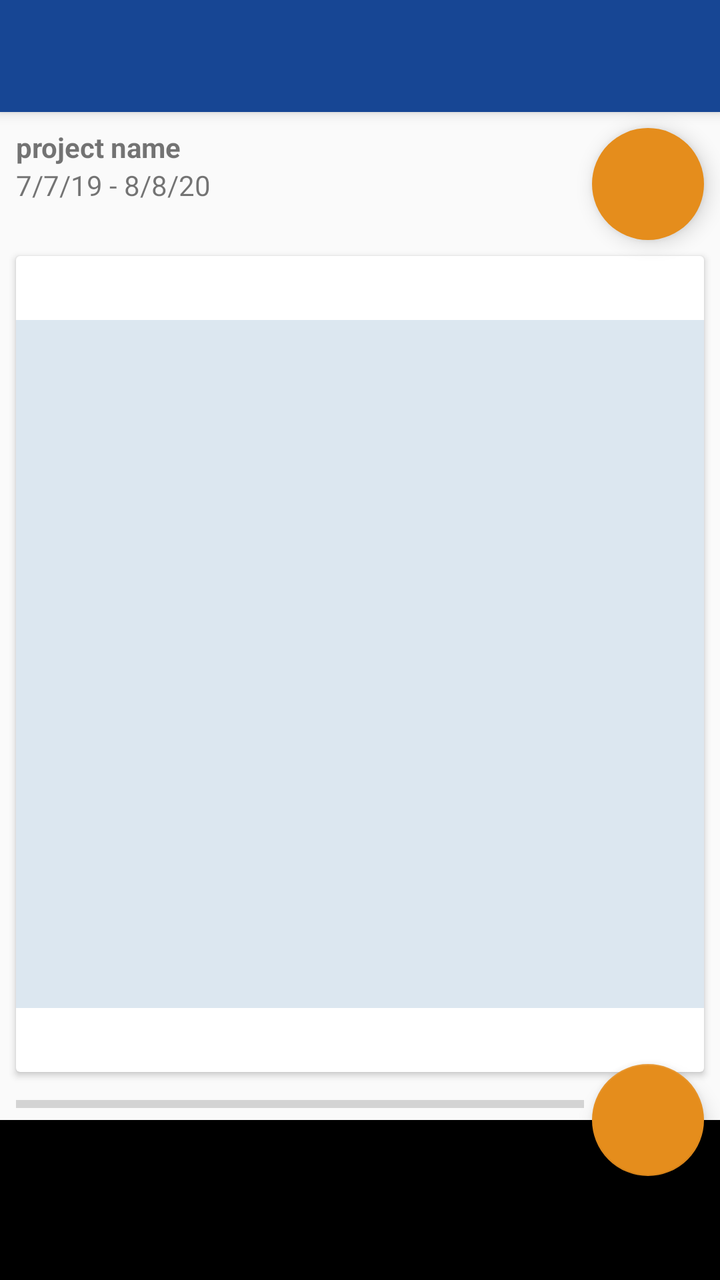
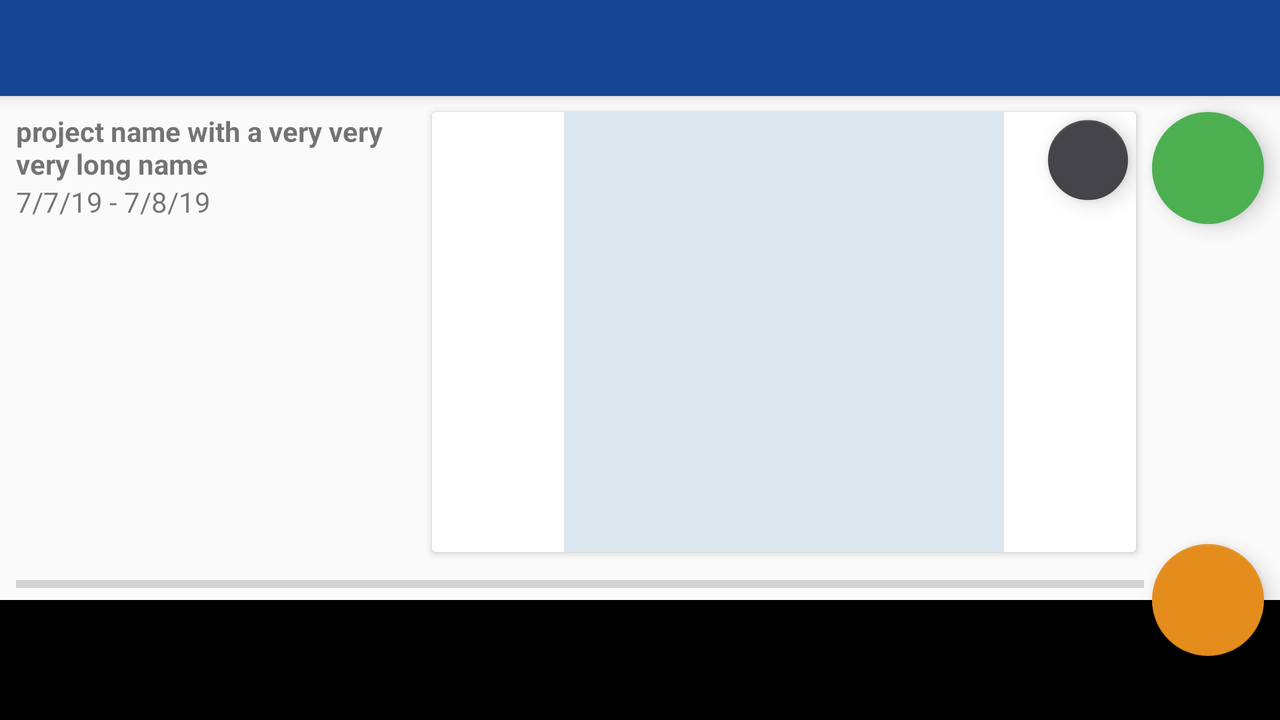

The same Android screen from two of the app's own layout files: first res/layout/ as a phone draws it, then the repository's variant for another configuration, drawn on a device whose configuration selects that folder. Both files follow.
<!-- AndroidManifest.xml: application theme AppTheme -->
<!-- res/layout/fragment_details.xml -->
<?xml version="1.0" encoding="utf-8"?>
<layout xmlns:android="http://schemas.android.com/apk/res/android"
    xmlns:app="http://schemas.android.com/apk/res-auto"
    xmlns:tools="http://schemas.android.com/tools">

    <androidx.coordinatorlayout.widget.CoordinatorLayout
        android:id="@+id/details_coordinator_layout"
        android:layout_width="match_parent"
        android:layout_height="match_parent"
        tools:context="com.vwoom.timelapsegallery.details.DetailsFragment">

        
        <androidx.constraintlayout.widget.ConstraintLayout
            android:layout_width="match_parent"
            android:layout_height="match_parent"
            android:layout_marginTop="?attr/actionBarSize">

            
            <com.google.android.material.floatingactionbutton.FloatingActionButton
                android:id="@+id/play_as_video_fab"
                android:contentDescription="@string/play_as_video_fab_content_description"
                android:layout_width="wrap_content"
                android:layout_height="wrap_content"
                android:layout_margin="@dimen/fab_margin"
                app:borderWidth="0dp"
                android:src="@drawable/ic_play_arrow_white_24dp"
                app:fabSize="normal"
                app:layout_constraintTop_toTopOf="parent"
                app:layout_constraintEnd_toEndOf="parent"
                />

            
            <LinearLayout
                android:id="@+id/project_information_layout"
                android:layout_width="wrap_content"
                android:layout_height="wrap_content"
                android:minHeight="@dimen/fab_size"
                android:orientation="vertical"
                android:layout_margin="@dimen/detail_margin"
                app:layout_constraintStart_toStartOf="parent"
                app:layout_constraintTop_toTopOf="parent">

                <TextView
                    android:id="@+id/details_project_name_text_view"
                    android:layout_width="wrap_content"
                    android:layout_height="wrap_content"
                    app:layout_constraintStart_toStartOf="parent"
                    app:layout_constraintTop_toTopOf="parent"
                    android:textStyle="bold"
                    tools:text="project name" />

                <TextView
                    android:id="@+id/details_project_timespan_textview"
                    android:layout_width="wrap_content"
                    android:layout_height="wrap_content"
                    app:layout_constraintStart_toStartOf="@+id/details_project_name_text_view"
                    app:layout_constraintTop_toBottomOf="@+id/details_project_name_text_view"
                    tools:text="7/7/19 - 8/8/20" />

            </LinearLayout>

            
            <androidx.cardview.widget.CardView
                android:id="@+id/details_card_container"
                android:layout_width="0dp"
                android:layout_height="0dp"
                android:layout_margin="@dimen/detail_margin"
                app:layout_constraintBottom_toTopOf="@+id/image_loading_progress"
                app:layout_constraintEnd_toEndOf="parent"
                app:layout_constraintHorizontal_bias="0.5"
                app:layout_constraintStart_toStartOf="parent"
                app:layout_constraintTop_toBottomOf="@+id/play_as_video_fab"
                app:layout_constraintVertical_bias="0.5">

                
                <androidx.constraintlayout.widget.ConstraintLayout
                    android:id="@+id/details_current_image_constraint_layout"
                    android:layout_width="match_parent"
                    android:layout_height="match_parent">
                    
                    <ImageView
                        android:id="@+id/detail_current_image"
                        android:layout_width="0dp"
                        android:layout_height="0dp"
                        android:background="@color/imagePlaceholder"
                        android:contentDescription="@string/detail_current_image_content_description"
                        app:layout_constraintBottom_toBottomOf="parent"
                        app:layout_constraintDimensionRatio="1:1"
                        app:layout_constraintEnd_toEndOf="parent"
                        app:layout_constraintStart_toStartOf="parent"
                        app:layout_constraintTop_toTopOf="parent" />

                    <ImageView
                        android:id="@+id/detail_next_image"
                        android:layout_width="0dp"
                        android:layout_height="0dp"
                        android:background="@color/imagePlaceholder"
                        android:contentDescription="@string/detail_current_image_content_description"
                        android:visibility="invisible"
                        app:layout_constraintBottom_toBottomOf="parent"
                        app:layout_constraintDimensionRatio="1:1"
                        app:layout_constraintEnd_toEndOf="parent"
                        app:layout_constraintStart_toStartOf="parent"
                        app:layout_constraintTop_toTopOf="parent" />
                    
                    <View
                        android:id="@+id/details_gradient_overlay"
                        android:layout_width="0dp"
                        android:layout_height="@dimen/gradient_overlay_detail_height"
                        android:background="@drawable/gradient_overlay_bottom_up"
                        android:visibility="invisible"
                        app:layout_constraintBottom_toBottomOf="@+id/detail_current_image"
                        app:layout_constraintEnd_toEndOf="@id/detail_current_image"
                        app:layout_constraintStart_toStartOf="@id/detail_current_image" />
                    
                    <LinearLayout
                        android:id="@+id/photo_information_layout"
                        android:layout_width="0dp"
                        android:layout_height="wrap_content"
                        android:layout_margin="@dimen/detail_margin"
                        android:orientation="vertical"
                        android:visibility="invisible"
                        app:layout_constraintBottom_toBottomOf="@id/detail_current_image"
                        app:layout_constraintEnd_toEndOf="@id/detail_current_image"
                        app:layout_constraintStart_toStartOf="@id/detail_current_image">
                        
                        <TextView
                            android:id="@+id/details_photo_number_tv"
                            style="@style/WhiteText"
                            android:layout_width="wrap_content"
                            android:layout_height="wrap_content"
                            android:textStyle="bold"
                            tools:text="1/100" />
                        
                        <TextView
                            android:id="@+id/details_photo_time_tv"
                            style="@style/WhiteText"
                            android:layout_width="wrap_content"
                            android:layout_height="wrap_content"
                            tools:text="photo time" />
                        
                        <TextView
                            android:id="@+id/details_photo_date_tv"
                            style="@style/WhiteText"
                            android:layout_width="wrap_content"
                            android:layout_height="wrap_content"
                            tools:text="photo date" />
                    </LinearLayout>

                    
                    <com.google.android.material.floatingactionbutton.FloatingActionButton
                        android:id="@+id/fullscreen_fab"
                        android:layout_width="wrap_content"
                        android:layout_height="wrap_content"
                        android:layout_margin="@dimen/detail_small_margin"
                        android:contentDescription="@string/fullscreen_fab_content_description"
                        android:src="@drawable/ic_fullscreen_white_24dp"
                        android:visibility="invisible"
                        app:backgroundTint="@color/darkImagePlaceHolder"
                        app:fabSize="mini"
                        app:layout_constraintEnd_toEndOf="parent"
                        app:layout_constraintTop_toTopOf="parent" />

                </androidx.constraintlayout.widget.ConstraintLayout>
            </androidx.cardview.widget.CardView>

            
            <ProgressBar
                android:id="@+id/image_loading_progress"
                style="@style/Widget.AppCompat.ProgressBar.Horizontal"
                android:layout_marginEnd="@dimen/fab_size_plus_padding"
                android:layout_marginStart="@dimen/detail_margin"
                android:layout_width="match_parent"
                android:layout_height="wrap_content"
                app:layout_constraintBottom_toTopOf="@+id/details_recyclerview"
                app:layout_constraintStart_toStartOf="@+id/details_recyclerview"
                app:layout_constraintEnd_toStartOf="@+id/details_recyclerview"/>

            
            <androidx.recyclerview.widget.RecyclerView
                android:id="@+id/details_recyclerview"
                android:contentDescription="@string/details_recyclerview_content_description"
                android:paddingEnd="@dimen/fab_size_plus_padding"
                android:layout_width="match_parent"
                android:layout_height="@dimen/detail_recyclerview_height"
                android:background="@color/colorPrimaryDark"
                app:layout_constraintStart_toStartOf="parent"
                app:layout_constraintBottom_toBottomOf="parent"
                app:layout_constraintEnd_toEndOf="parent"
                />

        </androidx.constraintlayout.widget.ConstraintLayout>

        
        <com.google.android.material.appbar.AppBarLayout
            android:layout_width="match_parent"
            android:layout_height="wrap_content">
            <androidx.appcompat.widget.Toolbar
                android:id="@+id/details_fragment_toolbar"
                android:layout_width="match_parent"
                android:layout_height="wrap_content"
                android:theme="@style/AppToolbar"
                android:minHeight="?attr/actionBarSize"/>
        </com.google.android.material.appbar.AppBarLayout>

        
        <com.google.android.material.floatingactionbutton.FloatingActionButton
            android:id="@+id/add_photo_fab"
            android:contentDescription="@string/add_photo_fab_content_description"
            android:transitionName="@string/key_add_transition"
            android:layout_width="wrap_content"
            android:layout_height="wrap_content"
            android:layout_marginBottom="@dimen/fab_detail_margin_bottom"
            android:layout_marginEnd="@dimen/fab_margin"
            android:src="@drawable/ic_add_white_24dp"
            app:fabSize="normal"
            android:layout_gravity="bottom|end"
            />

    </androidx.coordinatorlayout.widget.CoordinatorLayout>
</layout>
<!-- resources referenced by this layout -->
<resources>
  <color name="colorPrimaryDark">#000000</color>
  <color name="darkImagePlaceHolder">#444449</color>
  <color name="imagePlaceholder">#DCE7F0</color>
  <dimen name="detail_margin">8dp</dimen>
  <dimen name="detail_recyclerview_height">80dp</dimen>
  <dimen name="detail_small_margin">4dp</dimen>
  <dimen name="fab_detail_margin_bottom">52dp</dimen>
  <dimen name="fab_margin">8dp</dimen>
  <dimen name="fab_size_plus_padding">68dp</dimen>
  <dimen name="gradient_overlay_detail_height">100dp</dimen>
  <!-- drawable gradient_overlay_bottom_up (drawable) -->
  <?xml version="1.0" encoding="UTF-8"?>
  <shape xmlns:android="http://schemas.android.com/apk/res/android" android:shape="rectangle" >
  
      <gradient
          android:angle="90"
          android:startColor="#8000"
          android:endColor="#0000"
          android:type="linear" />
  
      <corners
          android:radius="0dp"/>
  
  </shape>
  <string name="add_photo_fab_content_description">Launches the add photo activity for a time lapse project.</string>
  <string name="detail_current_image_content_description">The currently selected image belonging to the project.</string>
  <string name="details_recyclerview_content_description">Shows the set of photos belonging to a time lapse project.</string>
  <string name="fullscreen_fab_content_description">Shows a fullscreen dialog of the current photo.</string>
  <string name="key_add_transition" translatable="false">add</string>
  <string name="play_as_video_fab_content_description">Loads the set of photos in order.</string>
  <style name="AppToolbar" parent="ThemeOverlay.AppCompat.Dark.ActionBar">
          <item name="android:textColorPrimary">@android:color/white</item>
          <item name="android:textColorSecondary">@android:color/white</item>
      </style>
  <style name="WhiteText" parent="TextAppearance.AppCompat">
          <item name="android:textColor">#FFFFFF</item>
      </style>
  <style name="AppTheme" parent="Theme.AppCompat.Light.DarkActionBar">
          
          <item name="colorPrimary">@color/colorPrimary</item>
          <item name="colorPrimaryDark">@color/colorPrimaryDark</item>
          <item name="colorAccent">@color/colorAccent</item>
          <item name="windowActionBar">false</item>
          <item name="windowNoTitle">true</item>
  
          
          <item name="android:windowSharedElementsUseOverlay">false</item>
      </style>
  <color name="colorPrimary">#174694</color>
  <color name="colorAccent">#E58D1C</color>
</resources>
<!-- res/layout-land/fragment_details.xml (the repository's variant of the layout above) -->
<!-- drawn on the phone turned sideways -->
<?xml version="1.0" encoding="utf-8"?>
<layout xmlns:android="http://schemas.android.com/apk/res/android"
    xmlns:app="http://schemas.android.com/apk/res-auto"
    xmlns:tools="http://schemas.android.com/tools">
    <androidx.coordinatorlayout.widget.CoordinatorLayout
        android:id="@+id/details_coordinator_layout"
        android:layout_width="match_parent"
        android:layout_height="match_parent"
        tools:context="com.vwoom.timelapsegallery.details.DetailsFragment">

        
        <androidx.constraintlayout.widget.ConstraintLayout
            android:layout_width="match_parent"
            android:layout_height="match_parent"
            android:layout_marginTop="?attr/actionBarSize">

            
            <com.google.android.material.floatingactionbutton.FloatingActionButton
                android:id="@+id/play_as_video_fab"
                android:contentDescription="@string/play_as_video_fab_content_description"
                android:layout_width="wrap_content"
                android:layout_height="wrap_content"
                android:layout_margin="@dimen/fab_margin"
                android:backgroundTint="@color/colorGreen"
                android:src="@drawable/ic_play_arrow_white_24dp"
                app:borderWidth="0dp"
                app:fabSize="normal"
                app:layout_constraintTop_toTopOf="parent"
                app:layout_constraintEnd_toEndOf="parent"
                />

            
            <LinearLayout
                android:id="@+id/project_information_layout"
                android:layout_width="@dimen/detail_project_info_width"
                android:layout_height="wrap_content"
                android:orientation="vertical"
                android:layout_margin="@dimen/detail_margin"
                app:layout_constraintStart_toStartOf="parent"
                app:layout_constraintTop_toTopOf="parent">

                <TextView
                    android:id="@+id/details_project_name_text_view"
                    android:layout_width="wrap_content"
                    android:layout_height="wrap_content"
                    app:layout_constraintStart_toStartOf="parent"
                    app:layout_constraintTop_toTopOf="parent"
                    android:textStyle="bold"
                    tools:text="project name with a very very very long name" />

                <TextView
                    android:id="@+id/details_project_timespan_textview"
                    android:layout_width="wrap_content"
                    android:layout_height="wrap_content"
                    app:layout_constraintStart_toStartOf="@+id/details_project_name_text_view"
                    app:layout_constraintTop_toBottomOf="@+id/details_project_name_text_view"
                    tools:text="7/7/19 - 7/8/19" />

            </LinearLayout>

            
            <androidx.cardview.widget.CardView
                android:id="@+id/details_card_container"
                android:layout_width="0dp"
                android:layout_height="0dp"
                android:layout_margin="@dimen/detail_margin"
                android:layout_marginEnd="@dimen/fab_size_plus_padding"
                app:layout_constraintHorizontal_bias="0.5"
                app:layout_constraintVertical_bias="0.5"
                app:layout_constraintTop_toTopOf="parent"
                app:layout_constraintBottom_toTopOf="@+id/image_loading_progress"
                app:layout_constraintStart_toEndOf="@+id/project_information_layout"
                app:layout_constraintEnd_toStartOf="@+id/play_as_video_fab">

                
                <androidx.constraintlayout.widget.ConstraintLayout
                    android:id="@+id/details_current_image_constraint_layout"
                    android:layout_width="match_parent"
                    android:layout_height="match_parent">
                    
                    <ImageView
                        android:id="@+id/detail_current_image"
                        android:layout_width="0dp"
                        android:layout_height="0dp"
                        android:background="@color/imagePlaceholder"
                        app:layout_constraintDimensionRatio="1:1"
                        android:contentDescription="@string/detail_current_image_content_description"
                        app:layout_constraintStart_toStartOf="parent"
                        app:layout_constraintTop_toTopOf="parent"
                        app:layout_constraintEnd_toEndOf="parent"
                        app:layout_constraintBottom_toBottomOf="parent"/>
                    <ImageView
                        android:id="@+id/detail_next_image"
                        android:layout_width="0dp"
                        android:layout_height="0dp"
                        android:visibility="invisible"
                        android:background="@color/imagePlaceholder"
                        app:layout_constraintDimensionRatio="1:1"
                        android:contentDescription="@string/detail_current_image_content_description"
                        app:layout_constraintStart_toStartOf="parent"
                        app:layout_constraintTop_toTopOf="parent"
                        app:layout_constraintEnd_toEndOf="parent"
                        app:layout_constraintBottom_toBottomOf="parent"/>
                    
                    <View
                        android:id="@+id/details_gradient_overlay"
                        android:visibility="invisible"
                        android:layout_width="0dp"
                        android:layout_height="@dimen/gradient_overlay_detail_height"
                        android:background="@drawable/gradient_overlay_bottom_up"
                        app:layout_constraintBottom_toBottomOf="@+id/detail_current_image"
                        app:layout_constraintStart_toStartOf="@id/detail_current_image"
                        app:layout_constraintEnd_toEndOf="@id/detail_current_image"
                        />
                    
                    <LinearLayout
                        android:id="@+id/photo_information_layout"
                        android:visibility="invisible"
                        android:layout_width="0dp"
                        android:layout_height="wrap_content"
                        android:layout_margin="@dimen/detail_margin"
                        android:orientation="vertical"
                        app:layout_constraintBottom_toBottomOf="@id/detail_current_image"
                        app:layout_constraintStart_toStartOf="@id/detail_current_image"
                        app:layout_constraintEnd_toEndOf="@id/detail_current_image">
                        
                        <TextView
                            android:id="@+id/details_photo_number_tv"
                            android:layout_width="wrap_content"
                            android:layout_height="wrap_content"
                            tools:text="1/100"
                            style="@style/WhiteText"
                            android:textStyle="bold"/>
                        
                        <TextView
                            android:id="@+id/details_photo_time_tv"
                            android:layout_width="wrap_content"
                            android:layout_height="wrap_content"
                            tools:text="photo time"
                            style="@style/WhiteText"
                            />
                        
                        <TextView
                            android:id="@+id/details_photo_date_tv"
                            android:layout_width="wrap_content"
                            android:layout_height="wrap_content"
                            tools:text="photo date"
                            style="@style/WhiteText"/>
                    </LinearLayout>

                    
                    <com.google.android.material.floatingactionbutton.FloatingActionButton
                        android:id="@+id/fullscreen_fab"
                        android:contentDescription="@string/fullscreen_fab_content_description"
                        android:layout_width="wrap_content"
                        android:layout_height="wrap_content"
                        app:fabSize="mini"
                        android:layout_margin="@dimen/detail_small_margin"
                        app:backgroundTint="@color/darkImagePlaceHolder"
                        android:src="@drawable/ic_fullscreen_white_24dp"
                        app:layout_constraintTop_toTopOf="parent"
                        app:layout_constraintEnd_toEndOf="parent"/>

                </androidx.constraintlayout.widget.ConstraintLayout>
            </androidx.cardview.widget.CardView>

            
            <ProgressBar
                android:id="@+id/image_loading_progress"
                style="@style/Widget.AppCompat.ProgressBar.Horizontal"
                android:layout_marginEnd="@dimen/fab_size_plus_padding"
                android:layout_marginStart="@dimen/detail_margin"
                android:layout_width="match_parent"
                android:layout_height="wrap_content"
                app:layout_constraintBottom_toTopOf="@+id/details_recyclerview"
                app:layout_constraintStart_toStartOf="@+id/details_recyclerview"
                app:layout_constraintEnd_toStartOf="@+id/details_recyclerview"/>

            
            <androidx.recyclerview.widget.RecyclerView
                android:id="@+id/details_recyclerview"
                android:contentDescription="@string/details_recyclerview_content_description"
                android:paddingEnd="@dimen/fab_size_plus_padding"
                android:layout_width="match_parent"
                android:layout_height="@dimen/detail_recyclerview_height"
                android:background="@color/colorPrimaryDark"
                app:layout_constraintStart_toStartOf="parent"
                app:layout_constraintBottom_toBottomOf="parent"
                app:layout_constraintEnd_toEndOf="parent"
                />

        </androidx.constraintlayout.widget.ConstraintLayout>

        
        <com.google.android.material.appbar.AppBarLayout
            android:layout_width="match_parent"
            android:layout_height="wrap_content">
            <androidx.appcompat.widget.Toolbar
                android:id="@+id/details_fragment_toolbar"
                android:layout_width="match_parent"
                android:layout_height="wrap_content"
                android:theme="@style/AppToolbar"
                android:minHeight="?attr/actionBarSize"/>
        </com.google.android.material.appbar.AppBarLayout>


        
        <com.google.android.material.floatingactionbutton.FloatingActionButton
            android:id="@+id/add_photo_fab"
            android:contentDescription="@string/add_photo_fab_content_description"
            android:transitionName="@string/key_add_transition"
            android:layout_width="wrap_content"
            android:layout_height="wrap_content"
            android:layout_marginBottom="@dimen/fab_detail_margin_bottom"
            android:layout_marginEnd="@dimen/fab_margin"
            android:src="@drawable/ic_add_white_24dp"
            app:fabSize="normal"
            android:layout_gravity="bottom|end"
            />


    </androidx.coordinatorlayout.widget.CoordinatorLayout>
</layout>
<!-- resources referenced by the variant -->
<!-- as the phone turned sideways resolves them -->
<resources>
  <color name="colorGreen">#4CAF50</color>
  <color name="colorPrimaryDark">#000000</color>
  <color name="darkImagePlaceHolder">#444449</color>
  <color name="imagePlaceholder">#DCE7F0</color>
  <dimen name="detail_margin">8dp</dimen>
  <dimen name="detail_project_info_width">200dp</dimen>
  <!-- from res/values-land/ -->
  <dimen name="detail_recyclerview_height">60dp</dimen>
  <dimen name="detail_small_margin">4dp</dimen>
  <!-- from res/values-land/ -->
  <dimen name="fab_detail_margin_bottom">32dp</dimen>
  <dimen name="fab_margin">8dp</dimen>
  <dimen name="fab_size_plus_padding">68dp</dimen>
  <dimen name="gradient_overlay_detail_height">100dp</dimen>
  <!-- drawable gradient_overlay_bottom_up (drawable) -->
  <?xml version="1.0" encoding="UTF-8"?>
  <shape xmlns:android="http://schemas.android.com/apk/res/android" android:shape="rectangle" >
  
      <gradient
          android:angle="90"
          android:startColor="#8000"
          android:endColor="#0000"
          android:type="linear" />
  
      <corners
          android:radius="0dp"/>
  
  </shape>
  <string name="add_photo_fab_content_description">Launches the add photo activity for a time lapse project.</string>
  <string name="detail_current_image_content_description">The currently selected image belonging to the project.</string>
  <string name="details_recyclerview_content_description">Shows the set of photos belonging to a time lapse project.</string>
  <string name="fullscreen_fab_content_description">Shows a fullscreen dialog of the current photo.</string>
  <string name="key_add_transition" translatable="false">add</string>
  <string name="play_as_video_fab_content_description">Loads the set of photos in order.</string>
  <style name="AppToolbar" parent="ThemeOverlay.AppCompat.Dark.ActionBar">
          <item name="android:textColorPrimary">@android:color/white</item>
          <item name="android:textColorSecondary">@android:color/white</item>
      </style>
  <style name="WhiteText" parent="TextAppearance.AppCompat">
          <item name="android:textColor">#FFFFFF</item>
      </style>
  <style name="AppTheme" parent="Theme.AppCompat.Light.DarkActionBar">
          
          <item name="colorPrimary">@color/colorPrimary</item>
          <item name="colorPrimaryDark">@color/colorPrimaryDark</item>
          <item name="colorAccent">@color/colorAccent</item>
          <item name="windowActionBar">false</item>
          <item name="windowNoTitle">true</item>
  
          
          <item name="android:windowSharedElementsUseOverlay">false</item>
      </style>
  <color name="colorPrimary">#174694</color>
  <color name="colorAccent">#E58D1C</color>
</resources>
